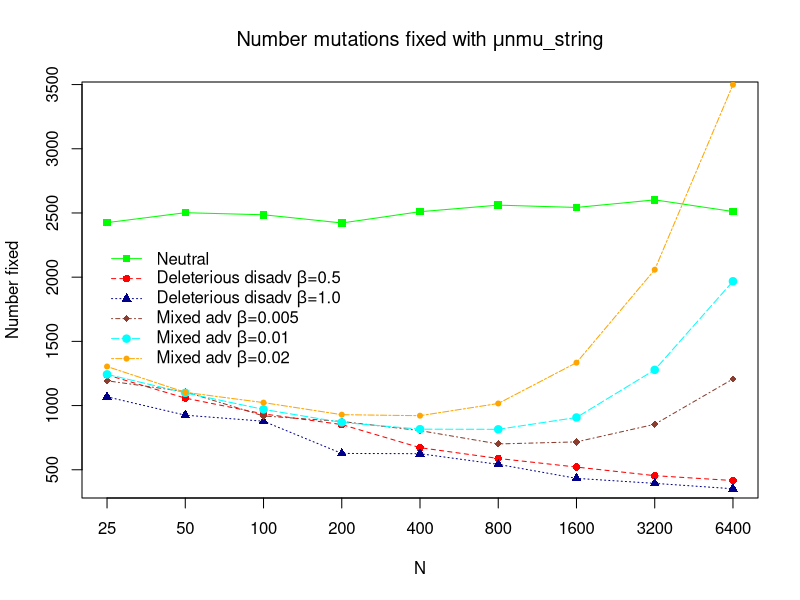

Generate this figure with R: (Note: this script raises an error after producing the figure.)
# R script to produce plot of number of fixations for a fixed mu using the infinite sites model
setwd("../../../nearly-neutral/data/9_13_17")
neut = read.csv("in_neut_mulist_N25_6400.csv",comment.char="#")
del5 = read.csv("in_del_mulist_N25_6400_theta0.5.csv",comment.char="#")
del1 = read.csv("in_del_mulist_N25_6400_theta1.csv",comment.char="#")
mixed05 = read.csv("in_mixed_mulist_N25_6400_theta0.5_0.005.csv",comment.char="#")
mixed1 = read.csv("in_mixed_mulist_N25_6400_theta0.5_0.01.csv",comment.char="#")
mixed2 = read.csv("in_mixed_mulist_N25_6400_theta0.5_0.02.csv",comment.char="#")

# uncomment the line with the nmu (mu) value that you want to use.
#nmu=0.0250; ymax = 17000; ymin=2000; legend_max = 12000 
#nmu=0.0100; ymax = 6900; ymin=900; legend_max = 4800
nmu=0.0050; ymax = 3400; ymin=400; legend_max = 2300
#nmu=0.0025; ymax = 1800; ymin = 200; legend_max = 1200 

neutstats=subset(neut,mu==nmu,select=c(N,mu,num_extinct,num_fixed,fraction_fixed,ave_fixed_time))
del5stats=subset(del5,mu==nmu,select=c(N,mu,num_extinct,num_fixed,fraction_fixed,ave_fixed_time))
del1stats=subset(del1,mu==nmu,select=c(N,mu,num_extinct,num_fixed,fraction_fixed,ave_fixed_time))
mixed05stats=subset(mixed05,mu==nmu,select=c(N,mu,num_extinct,num_fixed,fraction_fixed,ave_fixed_time))
mixed1stats=subset(mixed1,mu==nmu,select=c(N,mu,num_extinct,num_fixed,fraction_fixed,ave_fixed_time))
mixed2stats=subset(mixed2,mu==nmu,select=c(N,mu,num_extinct,num_fixed,fraction_fixed,ave_fixed_time))

# Add column "type" to dataframes
neutstats$type = 1
del5stats$type=2
del1stats$type=3
mixed05stats$type=4
mixed1stats$type=5
mixed2stats$type=6
# concatenate dataframes
all_stats = rbind(neutstats, 
   #del04stats, del08stats, del2stats, 
  del5stats, del1stats, mixed05stats,mixed1stats,mixed2stats) 
colors= c("green","red","darkblue","coral4","cyan","orange","brown")
pchars = c(15,16,17,18,19,20,14)
labels=c(
"Neutral",
expression(paste("Deleterious disadv ",beta,"=0.5")),
expression(paste("Deleterious disadv ",beta,"=1.0")),
expression(paste("Mixed adv ",beta,"=0.005")),
expression(paste("Mixed adv ",beta,"=0.01")),
expression(paste("Mixed adv ",beta,"=0.02")))
linetypes = c(1,2,3,4,5,6,7,8,9)
dev.off()
i=1
plot(all_stats$N[all_stats$type==i],all_stats$num_fixed[all_stats$type==i],log="x",xaxt="n",pch=pchars[1],col=colors[1],xlab="N",ylab="Number fixed",ylim=c(ymin,ymax),xlim=c(25.0,6400.0))
axis(1,at=c(25,50,100,200,400,800,1600,3200,6400))
lines(all_stats$N[all_stats$type==i],all_stats$num_fixed[all_stats$type==i],col=colors[1],lty=linetypes[1])
for( i in 2:6 ){
  points(all_stats$N[all_stats$type==i],all_stats$num_fixed[all_stats$type==i],pch=pchars[i],col=colors[i])
  lines(all_stats$N[all_stats$type==i],all_stats$num_fixed[all_stats$type==i],col=colors[i],lty=i)
}
nmu_string = paste0(" = ",nmu)
title(expression(paste("Number mutations fixed with ",mu,nmu_string)))
legend(25,legend_max,labels,col=colors,pch=pchars,lty=linetypes,bty="n")
dev.copy(png,paste0("Num_mutations_fixed_mu_",nmu,".png"))    # copies what is on the screen to a file.
dev.off()
dev.copy(tiff,paste0("Num_mutations_fixed_mu_",nmu,".tiff"))    # copies what is on the screen to a file.
dev.off()
dev.copy(pdf,paste0("Num_mutations_fixed_mu_",nmu,".pdf"))    # copies what is on the screen to a file.
dev.off()

